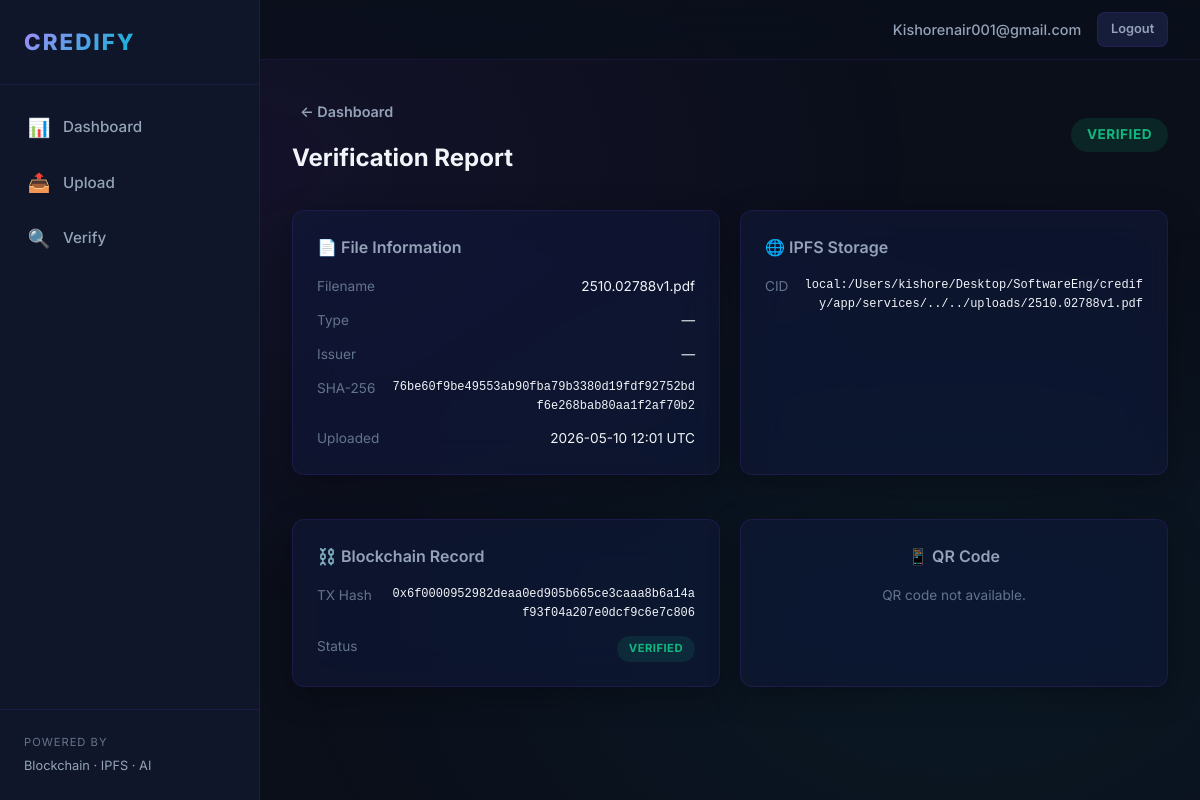
/report/11 (signed in), run on the app's committed database.
### app/models.py (models this page shows, shortened)
class User(UserMixin, db.Model):
    __tablename__ = "users"
    id = db.Column(db.Integer, primary_key=True)
    email = db.Column(db.String(120), unique=True, nullable=False, index=True)
    password_hash = db.Column(db.String(256), nullable=False)
    role = db.Column(
        db.String(20),
        nullable=False,
        default="citizen",
    )  # citizen | issuer | verifier | admin
    created_at = db.Column(
        db.DateTime, default=lambda: datetime.now(timezone.utc)
    )
    documents = db.relationship(
        "Document", backref="owner", lazy=True, foreign_keys="Document.owner_id"
    )
    verification_records = db.relationship(
        "VerificationRecord", backref="verifier", lazy=True
    )

class Document(db.Model):
    __tablename__ = "documents"
    id = db.Column(db.Integer, primary_key=True)
    owner_id = db.Column(
        db.Integer, db.ForeignKey("users.id"), nullable=False, index=True
    )
    filename = db.Column(db.String(255), nullable=False)
    original_name = db.Column(db.String(255), nullable=False)
    sha256_hash = db.Column(db.String(64), nullable=False, index=True)
    ipfs_cid = db.Column(db.String(128), nullable=True)
    blockchain_tx_id = db.Column(db.String(128), nullable=True)
    upload_date = db.Column(
        db.DateTime, default=lambda: datetime.now(timezone.utc)
    )
    doc_type = db.Column(db.String(50), nullable=True)  # e.g. certificate, transcript
    issuer_name = db.Column(db.String(255), nullable=True)
    issue_date = db.Column(db.Date, nullable=True)
    status = db.Column(
        db.String(20), nullable=False, default="pending"
    )  # pending | verified | flagged | revoked
    audit_logs = db.relationship("AuditLog", backref="document", lazy=True)
    verification_records = db.relationship(
        "VerificationRecord", backref="document", lazy=True
    )

### app/routes/documents.py (the view)
@documents_bp.route("/report/<int:doc_id>")
@login_required
def report(doc_id: int):
    doc = Document.query.get_or_404(doc_id)
    if doc.owner_id != current_user.id:
        flash("Access denied.", "error")
        return redirect(url_for("documents.dashboard"))
    return render_template("report.html", doc=doc)

### app/models.py (called while the page is built)
@login_manager.user_loader
def load_user(user_id: str):
    return db.session.get(User, int(user_id))

### app/templates/report.html (shortened to what this page needs)
{% extends "base.html" %}
{% block content %}
<div style="max-width: 900px; margin: 0 auto;">
    <div class="page-header">
        <div>
            <a href="{{ url_for('documents.dashboard') }}" class="btn btn--ghost" style="margin-bottom: 0.5rem;">← Dashboard</a>
            <h2>Verification Report</h2>
        </div>
        <span class="badge badge--{{ doc.status }}" style="font-size: 0.85rem; padding: 0.4rem 1rem;">{{ doc.status | upper }}</span>
    </div>
    <div class="report-grid">
        <div class="card">
            <h2 style="font-size: 1rem; font-weight: 600; color: var(--text-secondary); margin-bottom: 1rem;">📄 File Information</h2>
            <div class="info-rows">
                <div class="info-row"><span class="info-key">Filename</span><span class="info-value">{{ doc.original_name }}</span></div>
                <div class="info-row"><span class="info-key">Type</span><span class="info-value">{{ doc.doc_type or '—' }}</span></div>
                <div class="info-row"><span class="info-key">Issuer</span><span class="info-value">{{ doc.issuer_name or '—' }}</span></div>
                <div class="info-row"><span class="info-key">SHA-256</span><span class="info-value mono text-mono" style="font-size: 0.75rem;">{{ doc.sha256_hash }}</span></div>
                <div class="info-row"><span class="info-key">Uploaded</span><span class="info-value">{{ doc.upload_date.strftime('%Y-%m-%d %H:%M UTC') if doc.upload_date else '—' }}</span></div>
            </div>
        </div>
        <div class="card">
            <h2 style="font-size: 1rem; font-weight: 600; color: var(--text-secondary); margin-bottom: 1rem;">🌐 IPFS Storage</h2>
            <div class="info-rows">
                <div class="info-row"><span class="info-key">CID</span><span class="info-value mono text-mono" style="font-size: 0.75rem;">{{ doc.ipfs_cid or 'Not uploaded' }}</span></div>
            </div>
        </div>
        <div class="card">
            <h2 style="font-size: 1rem; font-weight: 600; color: var(--text-secondary); margin-bottom: 1rem;">⛓️ Blockchain Record</h2>
            <div class="info-rows">
                <div class="info-row"><span class="info-key">TX Hash</span><span class="info-value mono text-mono" style="font-size: 0.75rem;">{{ doc.blockchain_tx_id or 'Not recorded' }}</span></div>
                <div class="info-row"><span class="info-key">Status</span><span class="badge badge--{{ doc.status }}">{{ doc.status | upper }}</span></div>
            </div>
        </div>
        <div class="card text-center">
            <h2 style="font-size: 1rem; font-weight: 600; color: var(--text-secondary); margin-bottom: 1rem;">📱 QR Code</h2>
            {% set qr_path = '/static/qrcodes/' ~ doc.id ~ '.png' %}
            <p style="display: none; color: var(--text-muted); font-size: 0.85rem;">QR code not available.</p>
        </div>
    </div>
</div>
{% endblock %}

### app/templates/base.html (shortened to what this page needs)
<!DOCTYPE html>
<html lang="en">
<head>
    <link rel="stylesheet" href="{{ url_for('static', filename='css/style.css') }}">
</head>
<body>
    <div class="app-layout">
        <aside class="sidebar" id="sidebar">
            <div class="sidebar-header">
                <a href="{{ url_for('auth.index') }}" class="logo">CREDIFY</a>
            </div>
            <nav class="sidebar-nav">
                {% if current_user.is_authenticated %}
                    <a href="{{ url_for('documents.dashboard') }}" class="nav-link {% if request.endpoint == 'documents.dashboard' %}active{% endif %}">
                        <span class="icon">📊</span> Dashboard
                    </a>
                    <a href="{{ url_for('documents.upload') }}" class="nav-link {% if request.endpoint == 'documents.upload' %}active{% endif %}">
                        <span class="icon">📤</span> Upload
                    </a>
                    <a href="{{ url_for('verify.verify') }}" class="nav-link {% if request.endpoint == 'verify.verify' %}active{% endif %}">
                        <span class="icon">🔍</span> Verify
                    </a>
                {% endif %}
            </nav>
            <div style="margin-top: auto; padding: 1.5rem; border-top: 1px solid var(--border);">
                <div style="font-size: 0.7rem; color: var(--text-muted); text-transform: uppercase; letter-spacing: 1px;">Powered by</div>
                <div style="font-size: 0.8rem; color: var(--text-secondary); margin-top: 0.25rem;">Blockchain · IPFS · AI</div>
            </div>
        </aside>
        <div class="main-wrapper">
            <header class="topbar">
                <div class="topbar-right">
                    {% if current_user.is_authenticated %}
                        <span class="user-name">{{ current_user.email }}</span>
                        <a href="{{ url_for('auth.logout') }}" class="btn btn--secondary" style="font-size: 0.8rem; padding: 0.4rem 0.8rem;">Logout</a>
                    {% endif %}
                </div>
            </header>
            <main class="content">
                {% block content %}{% endblock %}
            </main>
        </div>
    </div>
</body>
</html>

### data on the page
User: email "Kishorenair001@gmail.com"
Document: status "VERIFIED", original_name "2510.02788v1.pdf", doc_type "—", issuer_name "—", sha256_hash "76be60f9be49553ab90fba79b3380d19fdf92752bdf6e268bab80aa1f2af70b2", upload_date "2026-05-10 12:01 UTC", ipfs_cid "local:/Users/kishore/Desktop/SoftwareEng/credify/app/services/../../uploads/2510.02788v1.pdf", blockchain_tx "0x6f0000952982deaa0ed905b665ce3caaa8b6a14af93f04a207e0dcf9c6e7c806"
